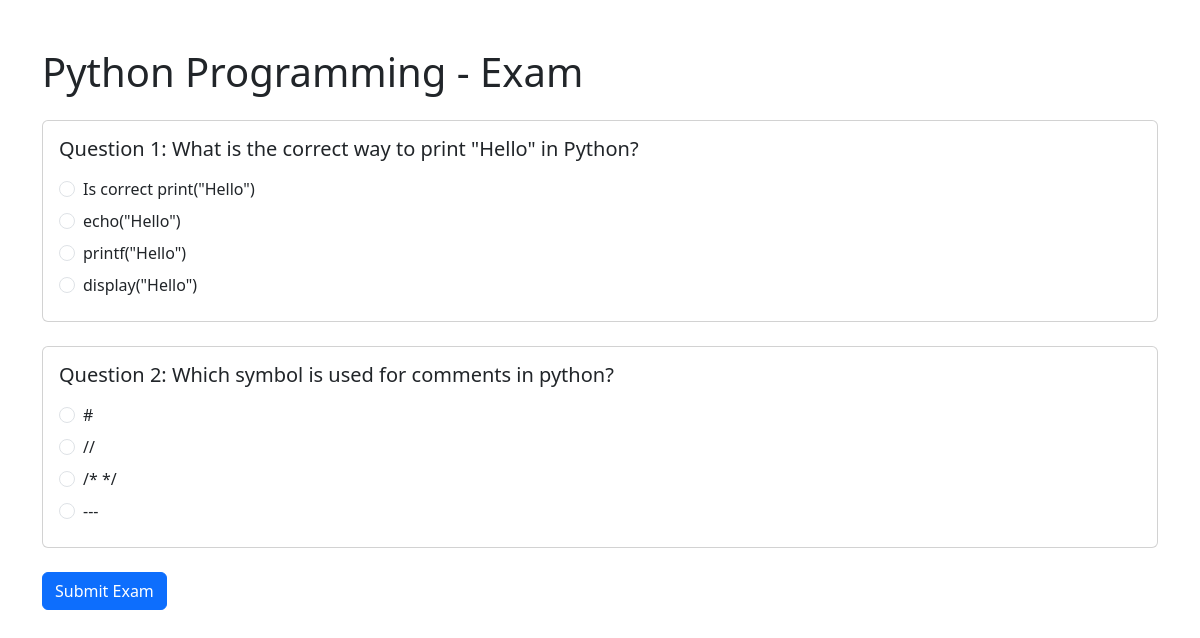
The app's page /course/1/exam/ with its own data.
### onlinecourseapp/models.py (models this page shows, shortened)
class Course(models.Model):
    name = models.CharField(max_length=100)
    description = models.TextField()
    instructor = models.ForeignKey(
        Instructor,
        on_delete=models.CASCADE
    )

class Question(models.Model):
    course = models.ForeignKey(
        Course,
        on_delete=models.CASCADE
    )
    lesson = models.ForeignKey(
        Lesson,
        on_delete=models.CASCADE
    )
    question_text = models.CharField(max_length=200)
    grade = models.IntegerField(default=1)

class Choice(models.Model):
    question = models.ForeignKey(
        Question,
        on_delete=models.CASCADE,
        related_name='choices'
    )
    choice_text = models.CharField(max_length=200)
    is_correct = models.BooleanField(default=False)

### onlinecourseapp/views.py (the view)
def exam(request, course_id):
    course = get_object_or_404(Course, id=course_id)
    return render(
        request,
        'onlinecourseapp/exam.html',
        {'course': course}
    )

### onlinecourseapp/templates/onlinecourseapp/exam.html (shortened to what this page needs)
<!DOCTYPE html>
<html lang="en">
<head>
    <link href="https://cdn.jsdelivr.net/npm/bootstrap@5.3.3/dist/css/bootstrap.min.css"
          rel="stylesheet">
</head>
<body>
<div class="container mt-5">
    <h1 class="mb-4">{{ course.name }} - Exam</h1>
    <form method="post" action="{% url 'onlinecourseapp:submit' course.id %}">
        {% for question in course.question_set.all %}
        <div class="card mb-4">
            <div class="card-body">
                <h5 class="card-title mb-3">
                    Question {{ forloop.counter }}:
                    {{ question.question_text }}
                </h5>
                {% for choice in question.choices.all %}
                <div class="form-check mb-2">
                    <input
                        class="form-check-input"
                        type="radio"
                        name="question_{{ question.id }}"
                        value="{{ choice.id }}"
                        id="choice{{ choice.id }}"
                        required
                    >
                    <label class="form-check-label"
                           for="choice{{ choice.id }}">
                        {{ choice.choice_text }}
                    </label>
                </div>
                {% empty %}
                <div class="alert alert-warning">
                    No choices available for this question.
                </div>
                {% endfor %}
            </div>
        </div>
        {% empty %}
        <div class="alert alert-warning">
            No questions available for this course.
        </div>
        {% endfor %}
        <button type="submit" class="btn btn-primary">
            Submit Exam
        </button>
    </form>
</div>
</body>
</html>

### records on screen
Course: name "Python Programming"
Question: question_text "What is the correct way to print \"Hello\" in Python?"
Choice: choice_text "Is correct print(\"Hello\")"
Choice: choice_text "echo(\"Hello\")"
Choice: choice_text "printf(\"Hello\")"
Choice: choice_text "display(\"Hello\")"
Question: question_text "Which symbol is used for comments in python?"
Choice: choice_text "#"
Choice: choice_text "//"
Choice: choice_text "/* */"
Choice: choice_text "---"
